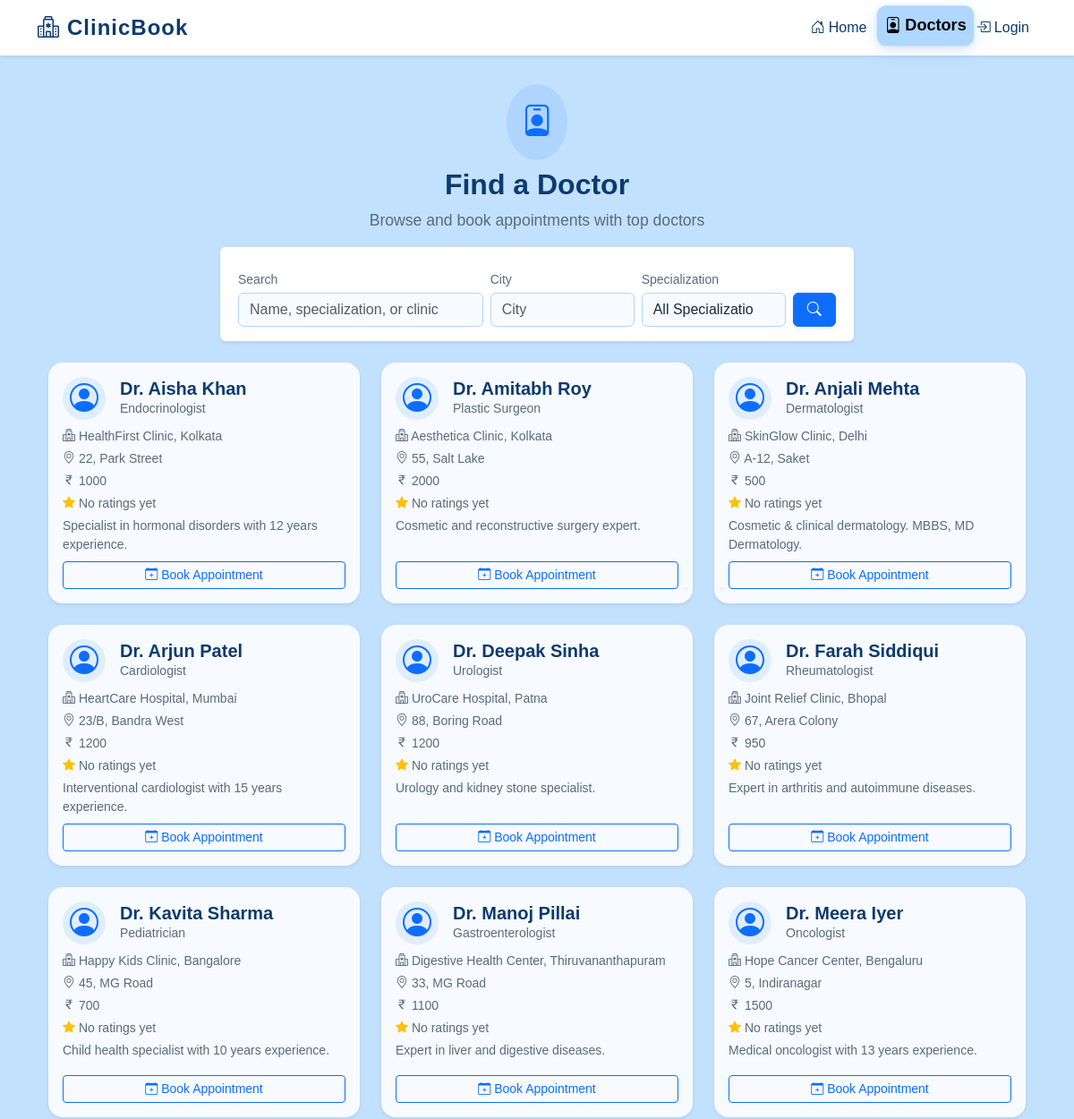
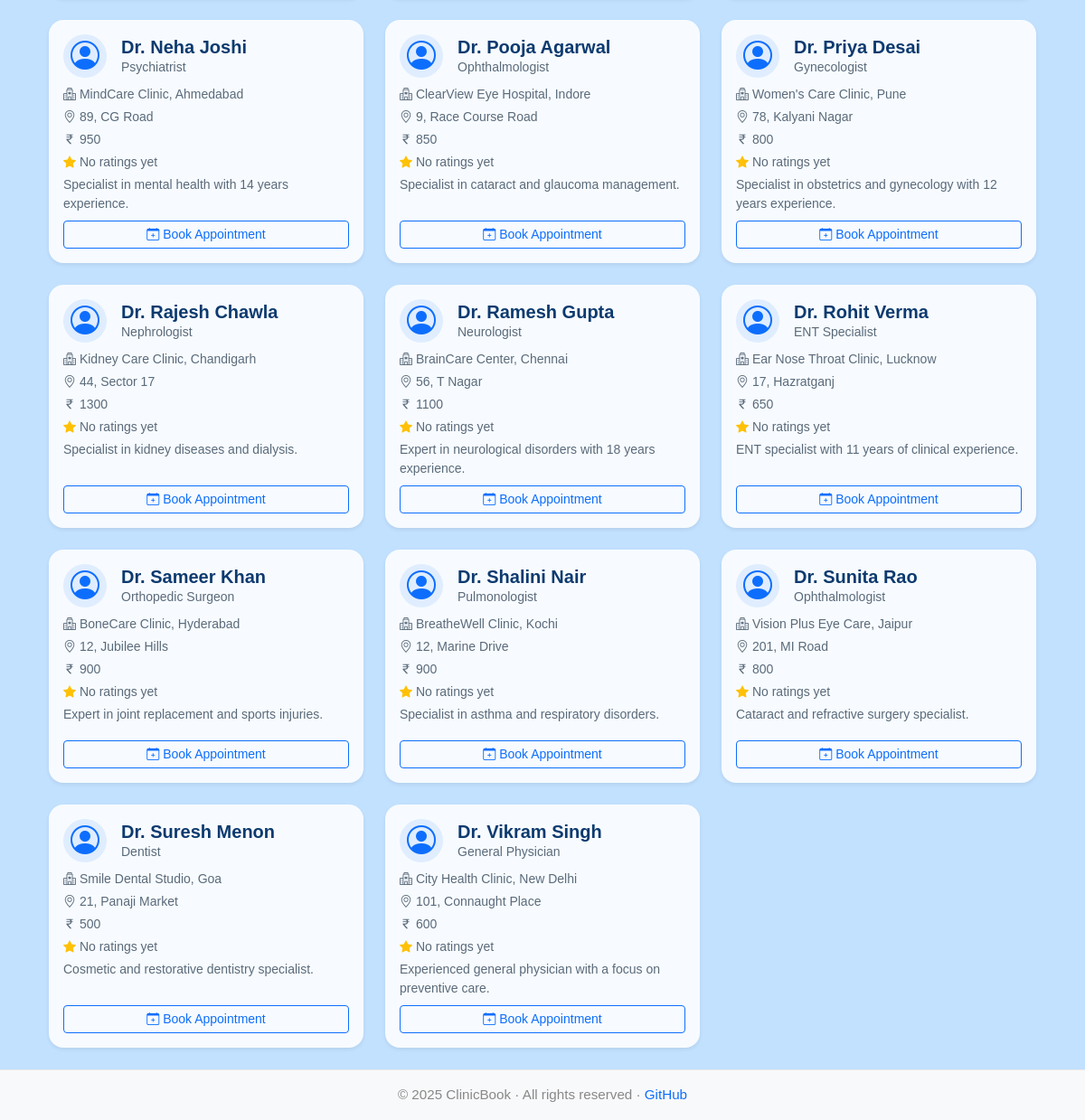
Page /doctors on the committed database (2 pictures, top to bottom).
### tables this page shows
CREATE TABLE doctors (
        id INTEGER PRIMARY KEY AUTOINCREMENT,
        clinic_id INTEGER,
        name TEXT NOT NULL,
        specialization TEXT,
        fees INTEGER,
        email TEXT UNIQUE NOT NULL,
        password_hash TEXT,
        phone TEXT,
        about TEXT,
        average_rating REAL DEFAULT 0.0,
        FOREIGN KEY (clinic_id) REFERENCES clinics(id) ON DELETE SET NULL
    );

CREATE TABLE clinics (
        id INTEGER PRIMARY KEY AUTOINCREMENT,
        name TEXT NOT NULL,
        city TEXT,
        address TEXT,
        phone TEXT,
        average_rating REAL DEFAULT 0.0
    );

### app.py (the view)
    @app.route('/doctors', methods=['GET'])
    def doctors():
        q = request.args.get('q', '').strip()
        city = request.args.get('city', '').strip()
        specialization = request.args.get('specialization', '').strip()
        db = get_db()
        base = '''
            SELECT d.*, c.name as clinic_name, c.city as clinic_city, c.address as address
            FROM doctors d
            LEFT JOIN clinics c ON d.clinic_id = c.id
            WHERE 1=1
        '''
        params = []
        if q:
            base += ' AND (d.name LIKE ? OR d.specialization LIKE ? OR c.name LIKE ?)'
            params += [f'%{q}%'] * 3
        if city:
            base += ' AND c.city LIKE ?'
            params.append(f'%{city}%')
        if specialization:
            base += ' AND d.specialization LIKE ?'
            params.append(f'%{specialization}%')
        rows = db.execute(base + ' ORDER BY d.name', params).fetchall()
        return render_template(
            'doctors.html',
            doctors=rows,
            q=q,
            city=city,
            specialization=specialization
        )

### templates/doctors.html (shortened to what this page needs)
{% extends 'base.html' %}
{% block content %}
<div class="container my-4">
  <div class="text-center mb-4">
    <span class="d-inline-block rounded-circle bg-primary bg-opacity-10 p-3">
      <i class="bi bi-person-badge" style="font-size:2.2rem; color:#0d6efd;"></i>
    </span>
    <h2 class="fw-bold mt-2" style="color:#0d3a6f;">Find a Doctor</h2>
    <div class="text-muted mb-2" style="font-size:1.1rem;">Browse and book appointments with top doctors</div>
  </div>
  <div class="mx-auto" style="max-width: 700px;">
    <form class="row g-2 align-items-end bg-white rounded shadow-sm p-3 mb-4" method="get" action="{{ url_for('doctors') }}">
      <div class="col-12 col-md-5">
        <label class="form-label mb-1 small text-muted">Search</label>
        <input type="text" class="form-control" name="q"
               placeholder="Name, specialization, or clinic"
               value="{{ q }}">
      </div>
      <div class="col-6 col-md-3">
        <label class="form-label mb-1 small text-muted">City</label>
        <input type="text" class="form-control" name="city"
               placeholder="City" value="{{ city }}">
      </div>
      <div class="col-6 col-md-3">
        <label class="form-label mb-1 small text-muted">Specialization</label>
        <select class="form-select" name="specialization">
          <option value="">All Specializations</option>
        </select>
      </div>
      <div class="col-12 col-md-1 d-grid">
        <button type="submit" class="btn btn-primary">
          <i class="bi bi-search"></i>
        </button>
      </div>
    </form>
  </div>
  <div class="row row-cols-1 row-cols-md-2 row-cols-lg-3 g-4">
    {% for doctor in doctors %}
    <div class="col">
      <div class="card h-100 border-0 shadow-sm doctor-card">
        <div class="card-body d-flex flex-column">
          <div class="d-flex align-items-center mb-2">
            <span class="rounded-circle bg-primary bg-opacity-10 d-flex align-items-center justify-content-center" style="width:48px; height:48px;">
              <i class="bi bi-person-circle" style="font-size:2rem; color:#0d6efd;"></i>
            </span>
            <div class="ms-3">
              <h5 class="card-title mb-0 fw-semibold" style="color:#0d3a6f;">{{ doctor.name }}</h5>
              <div class="text-muted small">{{ doctor.specialization }}</div>
            </div>
          </div>
          <div class="mb-1 small text-muted">
            <i class="bi bi-hospital"></i> {{ doctor.clinic_name }}, {{ doctor.clinic_city }}
          </div>
          <div class="mb-1 small text-muted">
            <i class="bi bi-geo-alt"></i> {{ doctor.address }}
          </div>
          <div class="mb-1 small text-muted">
            <i class="bi bi-currency-rupee"></i> {{ doctor.fees }}
          </div>
          <div class="mb-1 small text-muted">
            <i class="bi bi-star-fill" style="color: #ffc107;"></i>
            {% if doctor.average_rating and doctor.average_rating > 0 %}
              {{ "%.1f"|format(doctor.average_rating) }} / 5
            {% else %}
              No ratings yet
            {% endif %}
          </div>
          {% if doctor.about %}
          <div class="mb-2 small text-secondary" style="min-height:2.2em;">{{ doctor.about }}</div>
          {% else %}
          <div class="mb-2 small text-secondary" style="min-height:2.2em;">&nbsp;</div>
          {% endif %}
          <div class="mt-auto">
            <a href="{{ url_for('doctor_detail', doc_id=doctor.id) }}"
               class="btn btn-outline-primary btn-sm w-100">
               <i class="bi bi-calendar-plus"></i> Book Appointment
            </a>
          </div>
        </div>
      </div>
    </div>
    {% endfor %}
  </div>
</div>
{% endblock %}

### static/css/style.css (style rules this page uses)
:root { --background: #c2e1ff; --card-bg: #f7fbff; --primary: #0d6efd; --primary-hover: #084298; --heading: #0d3a6f; --accent-light: #afd7ff; --text-default: #1a2a3a; --text-muted: #5a6a7a; --text-footer: #888888; --success: #28a745; --danger: #dc3545; --warning: #ffc107; --info: #20c997; --white: #ffffff; --gray-light: #eaeaea; --gray-dark: #343a40; }
body { padding-top: 70px; }
.card { border-radius: 1rem; box-shadow: 0 2px 12px rgba(0,0,0,0.04); border: 0; transition: transform 0.18s cubic-bezier(.4,2,.6,1), box-shadow 0.22s cubic-bezier(.4,2,.6,1); }
.card-title { font-weight: 600; }
.btn-primary, .btn-primary:focus, .btn-primary:active { border-color: var(--primary); box-shadow: 0 2px 8px rgba(13,110,253,0.08); }

### rows in the picture
doctors: name "Dr. Aisha Khan", specialization "Endocrinologist", clinic_name "HealthFirst Clinic", clinic_city "Kolkata", address "22, Park Street", fees "1000", average_rating "No ratings yet", about "Specialist in hormonal disorders with 12 years experience."
doctors: name "Dr. Amitabh Roy", specialization "Plastic Surgeon", clinic_name "Aesthetica Clinic", clinic_city "Kolkata", address "55, Salt Lake", fees "2000", average_rating "No ratings yet", about "Cosmetic and reconstructive surgery expert."
doctors: name "Dr. Anjali Mehta", specialization "Dermatologist", clinic_name "SkinGlow Clinic", clinic_city "Delhi", address "A-12, Saket", fees "500", average_rating "No ratings yet", about "Cosmetic & clinical dermatology. MBBS, MD Dermatology."
doctors: name "Dr. Arjun Patel", specialization "Cardiologist", clinic_name "HeartCare Hospital", clinic_city "Mumbai", address "23/B, Bandra West", fees "1200", average_rating "No ratings yet", about "Interventional cardiologist with 15 years experience."
doctors: name "Dr. Deepak Sinha", specialization "Urologist", clinic_name "UroCare Hospital", clinic_city "Patna", address "88, Boring Road", fees "1200", average_rating "No ratings yet", about "Urology and kidney stone specialist."
doctors: name "Dr. Farah Siddiqui", specialization "Rheumatologist", clinic_name "Joint Relief Clinic", clinic_city "Bhopal", address "67, Arera Colony", fees "950", average_rating "No ratings yet", about "Expert in arthritis and autoimmune diseases."
doctors: name "Dr. Kavita Sharma", specialization "Pediatrician", clinic_name "Happy Kids Clinic", clinic_city "Bangalore", address "45, MG Road", fees "700", average_rating "No ratings yet", about "Child health specialist with 10 years experience."
doctors: name "Dr. Manoj Pillai", specialization "Gastroenterologist", clinic_name "Digestive Health Center", clinic_city "Thiruvananthapuram", address "33, MG Road", fees "1100", average_rating "No ratings yet", about "Expert in liver and digestive diseases."
doctors: name "Dr. Meera Iyer", specialization "Oncologist", clinic_name "Hope Cancer Center", clinic_city "Bengaluru", address "5, Indiranagar", fees "1500", average_rating "No ratings yet", about "Medical oncologist with 13 years experience."
doctors: name "Dr. Neha Joshi", specialization "Psychiatrist", clinic_name "MindCare Clinic", clinic_city "Ahmedabad", address "89, CG Road", fees "950", average_rating "No ratings yet", about "Specialist in mental health with 14 years experience."
doctors: name "Dr. Pooja Agarwal", specialization "Ophthalmologist", clinic_name "ClearView Eye Hospital", clinic_city "Indore", address "9, Race Course Road", fees "850", average_rating "No ratings yet", about "Specialist in cataract and glaucoma management."
doctors: name "Dr. Priya Desai", specialization "Gynecologist", clinic_name "Women's Care Clinic", clinic_city "Pune", address "78, Kalyani Nagar", fees "800", average_rating "No ratings yet", about "Specialist in obstetrics and gynecology with 12 years experience."
doctors: name "Dr. Rajesh Chawla", specialization "Nephrologist", clinic_name "Kidney Care Clinic", clinic_city "Chandigarh", address "44, Sector 17", fees "1300", average_rating "No ratings yet", about "Specialist in kidney diseases and dialysis."
doctors: name "Dr. Ramesh Gupta", specialization "Neurologist", clinic_name "BrainCare Center", clinic_city "Chennai", address "56, T Nagar", fees "1100", average_rating "No ratings yet", about "Expert in neurological disorders with 18 years experience."
doctors: name "Dr. Rohit Verma", specialization "ENT Specialist", clinic_name "Ear Nose Throat Clinic", clinic_city "Lucknow", address "17, Hazratganj", fees "650", average_rating "No ratings yet", about "ENT specialist with 11 years of clinical experience."
doctors: name "Dr. Sameer Khan", specialization "Orthopedic Surgeon", clinic_name "BoneCare Clinic", clinic_city "Hyderabad", address "12, Jubilee Hills", fees "900", average_rating "No ratings yet", about "Expert in joint replacement and sports injuries."
doctors: name "Dr. Shalini Nair", specialization "Pulmonologist", clinic_name "BreatheWell Clinic", clinic_city "Kochi", address "12, Marine Drive", fees "900", average_rating "No ratings yet", about "Specialist in asthma and respiratory disorders."
doctors: name "Dr. Sunita Rao", specialization "Ophthalmologist", clinic_name "Vision Plus Eye Care", clinic_city "Jaipur", address "201, MI Road", fees "800", average_rating "No ratings yet", about "Cataract and refractive surgery specialist."
doctors: name "Dr. Suresh Menon", specialization "Dentist", clinic_name "Smile Dental Studio", clinic_city "Goa", address "21, Panaji Market", fees "500", average_rating "No ratings yet", about "Cosmetic and restorative dentistry specialist."
doctors: name "Dr. Vikram Singh", specialization "General Physician", clinic_name "City Health Clinic", clinic_city "New Delhi", address "101, Connaught Place", fees "600", average_rating "No ratings yet", about "Experienced general physician with a focus on preventive care."

### other values in the picture
{{ 2025 }} "2025"
